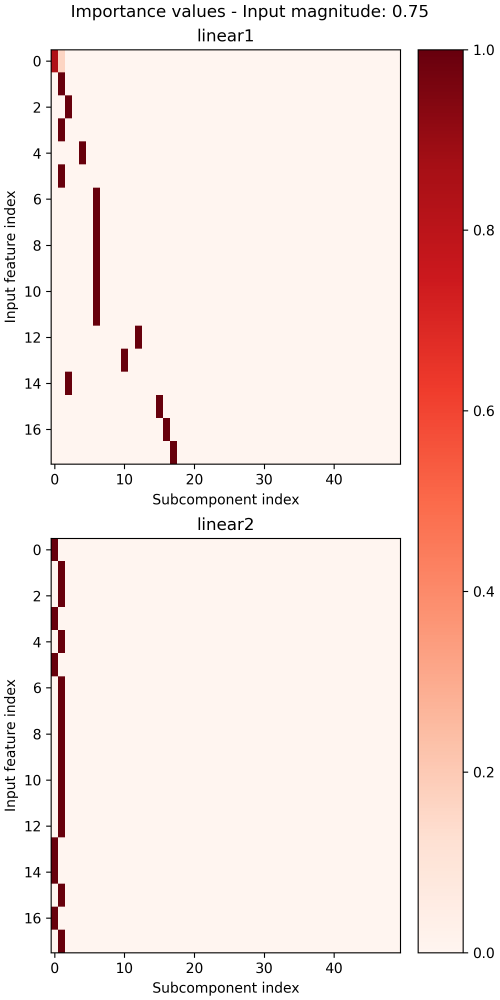
#> input picture spd/experiments/toy_model_of_geometry/differnet_minimalities/0.1/causal_importances_upper_leaky_30000.png, 1500 x 3000 px, found by its file name (shown at 1/3 size)
$ python image_combiner.py
#> lines starting #> are read from the running program, lines starting #| are printed output that depends on the picture
import numpy as np
import matplotlib.pyplot as plt
import matplotlib.image as mpimg
from math import ceil
from pathlib import Path


def _pad(im, target_h=None, target_w=None):
    """Pad image with white to reach (target_h, target_w); skips if already big enough."""
    h, w = im.shape[:2]
    th = max(target_h or h, h)
    tw = max(target_w or w, w)
    if th == h and tw == w:
        return im
    pad_top = (th - h) // 2
    pad_left = (tw - w) // 2
    fill = 1.0 if np.issubdtype(im.dtype, np.floating) else 255
    if im.ndim == 3:
        out = np.full((th, tw, im.shape[2]), fill, dtype=im.dtype)
    else:
        out = np.full((th, tw), fill, dtype=im.dtype)
    out[pad_top:pad_top + h, pad_left:pad_left + w] = im
    return out


def combine_images(image_paths, save_path, titles=None,
                   ncols=None, nrows=None, size=6,
                   preserve_relative_size=False, dpi=150):
    """
    Arrange images in a grid.

    ncols / nrows:
        Specify the grid shape. Give just one and the other is computed from
        the number of images; give both for an explicit layout; give neither
        and all images go in a single row.
            ncols=2 with 4 images -> 2x2 grid
            ncols=n               -> single row   (old "horizontal")
            nrows=n               -> single column (old "vertical")
        Images fill the grid row by row (left to right, top to bottom).

    preserve_relative_size:
        False -> every cell is the same size; each image is stretched to fill
                 its cell. No distortion when all images share an aspect ratio.
        True  -> images keep their natural pixel ratios; all are padded with
                 whitespace to a common size so nothing is rescaled.
    """
#> called with ncols = 3, size = 6, preserve_relative_size = False, dpi = 350
    images = [mpimg.imread(str(p)) for p in image_paths]
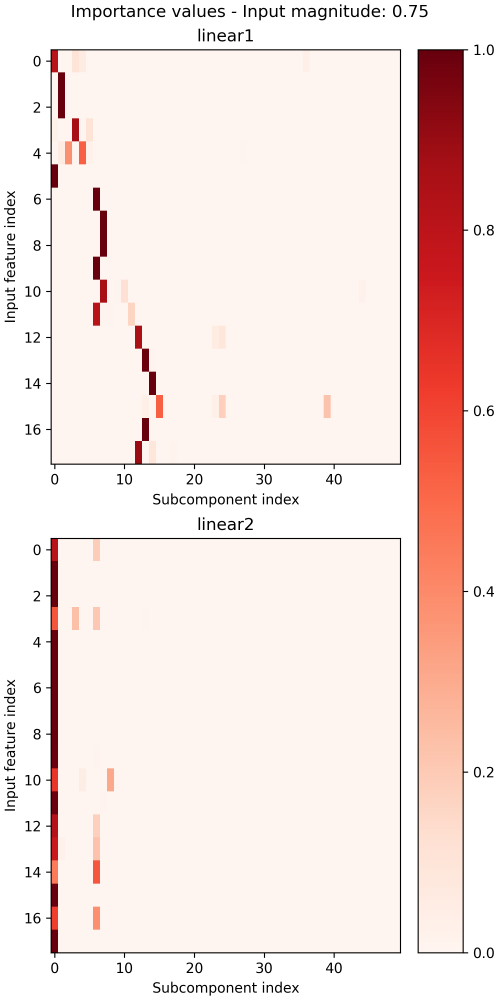
#> input picture spd/experiments/toy_model_of_geometry/differnet_minimalities/0.000001/causal_importances_upper_leaky_30000.png, 1500 x 3000 px, found by its file name (shown at 1/3 size)
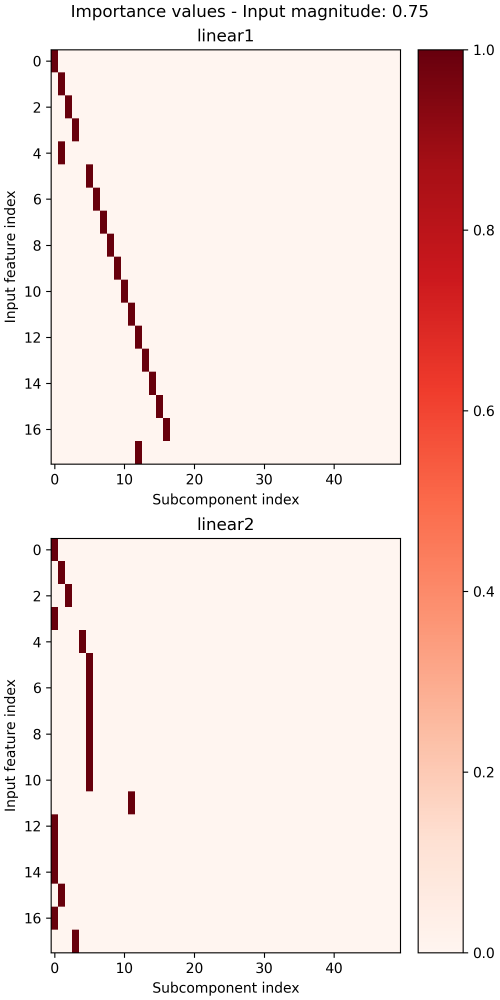
#> input picture spd/experiments/toy_model_of_geometry/differnet_minimalities/0.001/causal_importances_upper_leaky_30000.png, 1500 x 3000 px, found by its file name (shown at 1/3 size)
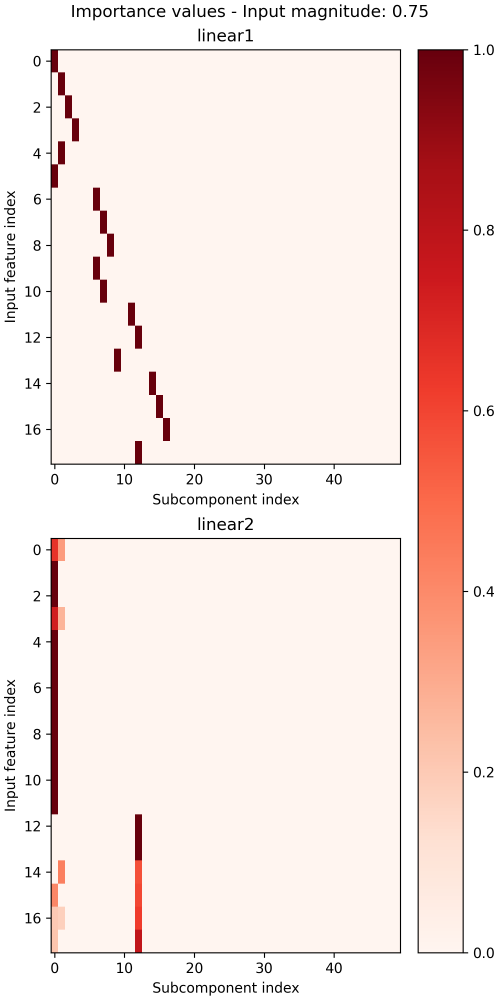
#> input picture spd/experiments/toy_model_of_geometry/differnet_minimalities/0.0001/causal_importances_upper_leaky_30000.png, 1500 x 3000 px, found by its file name (shown at 1/3 size)
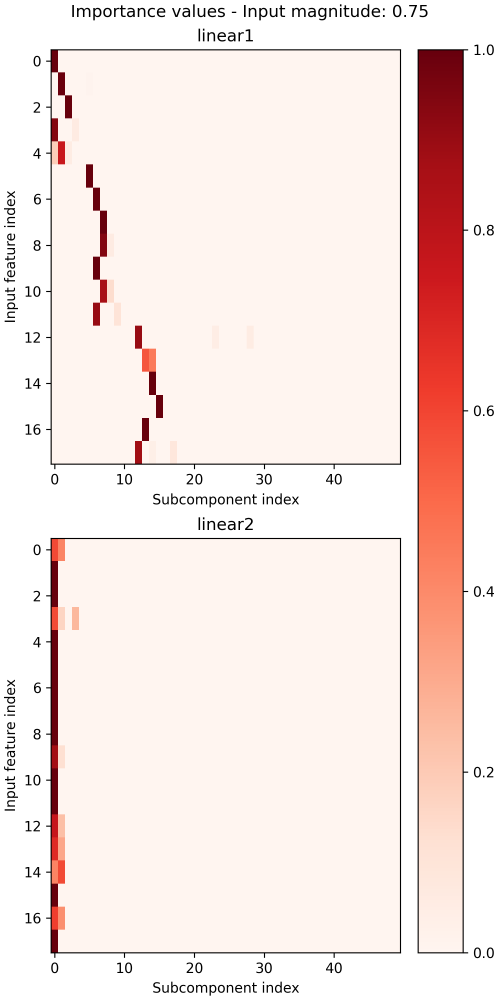
#> input picture spd/experiments/toy_model_of_geometry/differnet_minimalities/0.00001/causal_importances_upper_leaky_30000.png, 1500 x 3000 px, found by its file name (shown at 1/3 size)
#> images = 6 items
    n = len(images)
#> n = 6

    # ---- work out the grid shape -------------------------------------------
    if ncols is None and nrows is None:
        ncols, nrows = n, 1
    elif ncols is None:
        ncols = ceil(n / nrows)
    elif nrows is None:
        nrows = ceil(n / ncols)
#> nrows = 2

    # ---- normalise sizes / pick a uniform cell aspect ratio ----------------
    if preserve_relative_size:
        max_h = max(im.shape[0] for im in images)
        max_w = max(im.shape[1] for im in images)
        images = [_pad(im, target_h=max_h, target_w=max_w) for im in images]
        cell_aspect = max_w / max_h
    else:
        cell_aspect = float(np.mean([im.shape[1] / im.shape[0] for im in images]))
#> cell_aspect = 0.5

    # ---- build the figure ---------------------------------------------------
    cell_w = size * cell_aspect
#> cell_w = 3
    cell_h = size
    fig, axes = plt.subplots(
        nrows, ncols,
        figsize=(ncols * cell_w, nrows * cell_h),
        gridspec_kw={"wspace": 0, "hspace": 0},
        squeeze=False,
    )
    axes = axes.ravel()

    for i, ax in enumerate(axes):
        if i < n:
            ax.imshow(images[i], aspect="auto")
            if titles is not None and i < len(titles):
                ax.set_title(titles[i])
        ax.axis("off")  # also hides the empty trailing cells
#> this loop made 6 passes

    plt.savefig(save_path, dpi=dpi, bbox_inches="tight", pad_inches=0)
    plt.close(fig)
    return save_path


#Complete minimality sweep image from [0.1 - 1e-6]

image_paths = [
    r"C:\Users\Knud\uni\spd\spd\experiments\toy_model_of_geometry\out\minimality_sweep\0.1\causal_importances_upper_leaky_30000.png",
    r"C:\Users\Knud\uni\spd\spd\experiments\toy_model_of_geometry\out\minimality_sweep\0.01\causal_importances_upper_leaky_30000.png",
    r"C:\Users\Knud\uni\spd\spd\experiments\toy_model_of_geometry\out\minimality_sweep\0.001\causal_importances_upper_leaky_30000.png",
    r"C:\Users\Knud\uni\spd\spd\experiments\toy_model_of_geometry\out\minimality_sweep\0.0001\causal_importances_upper_leaky_30000.png",
    r"C:\Users\Knud\uni\spd\spd\experiments\toy_model_of_geometry\out\minimality_sweep\0.00001\causal_importances_upper_leaky_30000.png",
    r"C:\Users\Knud\uni\spd\spd\experiments\toy_model_of_geometry\out\minimality_sweep\0.000001\causal_importances_upper_leaky_30000.png"
]

combine_images(
    image_paths,
    save_path=r"C:\Users\Knud\uni\spd\thesis\written_product\Images\Softmax_minimality_sweep_full_1e1_to_1e-6.png",
    ncols=len(image_paths) // 2,
    size=6,
    dpi=350,
)

#Condensed sweep from 1e-3 to 1e-6
image_paths = [
    r"C:\Users\Knud\uni\spd\spd\experiments\toy_model_of_geometry\out\minimality_sweep\0.001\causal_importances_upper_leaky_30000.png",
    r"C:\Users\Knud\uni\spd\spd\experiments\toy_model_of_geometry\out\minimality_sweep\0.00001\causal_importances_upper_leaky_30000.png",
    r"C:\Users\Knud\uni\spd\spd\experiments\toy_model_of_geometry\out\minimality_sweep\0.000001\causal_importances_upper_leaky_30000.png"
]

combine_images(
    image_paths,
    save_path=r"C:\Users\Knud\uni\spd\thesis\written_product\Images\Softmax_minimality_sweep_condensed_1e-3_to_1e-6.png",
    ncols=len(image_paths),
    size=6,
    dpi=350,
)
#> the loop in combine_images (call 2), `for i, ax in enumerate(axes):` made 3 passes


#full rank sweep at best minimality, #1e-3
image_paths = [
    r"C:\Users\Knud\uni\spd\spd\experiments\toy_model_of_geometry\out\rank_plots\rank_1\causal_importances_upper_leaky_30000.png",
    r"C:\Users\Knud\uni\spd\spd\experiments\toy_model_of_geometry\out\rank_plots\rank_2\causal_importances_upper_leaky_30000.png",
    r"C:\Users\Knud\uni\spd\spd\experiments\toy_model_of_geometry\out\rank_plots\rank_3\causal_importances_upper_leaky_30000.png",
    r"C:\Users\Knud\uni\spd\spd\experiments\toy_model_of_geometry\out\rank_plots\rank_4\causal_importances_upper_leaky_30000.png",
    r"C:\Users\Knud\uni\spd\spd\experiments\toy_model_of_geometry\out\rank_plots\rank_5\causal_importances_upper_leaky_30000.png",
    r"C:\Users\Knud\uni\spd\spd\experiments\toy_model_of_geometry\out\rank_plots\rank_6\causal_importances_upper_leaky_30000.png",
]

combine_images(
    image_paths,
    save_path=r"C:\Users\Knud\uni\spd\thesis\written_product\Images\Softmax_causal_importances_ranking_sweep_minimality_1e-e3_rank_1_to_8.png",
    ncols=len(image_paths) // 2,
    size=6,
    dpi=350,
)

#PArtial rank sweep at best minimality, #1e-3
image_paths = [
    r"C:\Users\Knud\uni\spd\spd\experiments\toy_model_of_geometry\out\rank_plots\rank_1\causal_importances_upper_leaky_30000.png",
    r"C:\Users\Knud\uni\spd\spd\experiments\toy_model_of_geometry\out\rank_plots\rank_3\causal_importances_upper_leaky_30000.png",
    r"C:\Users\Knud\uni\spd\spd\experiments\toy_model_of_geometry\out\rank_plots\rank_5\causal_importances_upper_leaky_30000.png",
]

combine_images(
    image_paths,
    save_path=r"C:\Users\Knud\uni\spd\thesis\written_product\Images\Softmax_causal_importances_ranking_sweep_minimality_1e-e3_rank_1_3_5.png",
    ncols=len(image_paths),
    size=6,
    dpi=350,
)

#Full io sweep over minimalities
image_paths = [
    r"C:\Users\Knud\uni\spd\spd\experiments\toy_model_of_geometry\out\minimality_sweep\0.1\io_routing_chain.png",
    r"C:\Users\Knud\uni\spd\spd\experiments\toy_model_of_geometry\out\minimality_sweep\0.01\io_routing_chain.png",
    r"C:\Users\Knud\uni\spd\spd\experiments\toy_model_of_geometry\out\minimality_sweep\0.001\io_routing_chain.png",
    r"C:\Users\Knud\uni\spd\spd\experiments\toy_model_of_geometry\out\minimality_sweep\0.0001\io_routing_chain.png",
    r"C:\Users\Knud\uni\spd\spd\experiments\toy_model_of_geometry\out\minimality_sweep\0.00001\io_routing_chain.png",
    r"C:\Users\Knud\uni\spd\spd\experiments\toy_model_of_geometry\out\minimality_sweep\0.000001\io_routing_chain.png",
]
#> (the run stopped early here; a loop or call above may not have finished)
